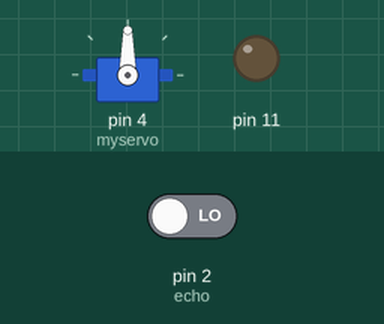
Bench run of a sketch on a simulated Arduino Uno, built with avr-gcc and run on an emulated ATmega328P. Shown: servo, output pins drawn as LEDs (lit = HIGH). The test bench sets the inputs (shaded band); at power-on: pin 2 (echo) LOW. Pins used as bus, display or sensor lines are not drawn.

Above: at 0.1 s.
At 1.1 s:
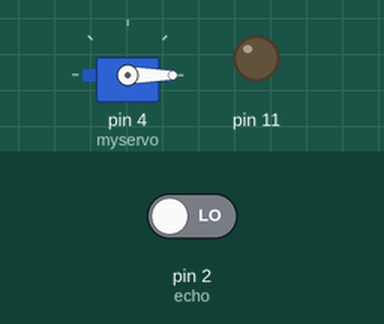
Timing chart, 0 to 2.6 s (numbered marks = the images above):
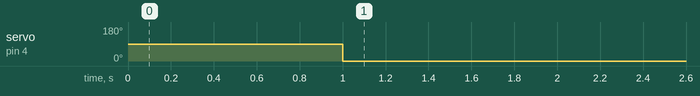

Measured:
- by itself, servo on pin 4 (myservo): 90° → 0° at 1.0 s

The sketch:

sketch_dec16a-smart_dustbin.ino
```cpp
#include <Servo.h>
int echo = 2;
int trig = 3;
int x; //open pos
int y; //close pos
long duration;
int distance;
Servo myservo;
int pos;

void setup() {
  pinMode(trig, OUTPUT);
  pinMode(echo, INPUT);
  pinMode(11, OUTPUT);
  Serial.begin(9600);
  myservo.attach(4);
}

void loop() {
  digitalWrite(trig, LOW);
  delayMicroseconds(2);
  digitalWrite(trig, HIGH);
  delayMicroseconds(10);

  duration = pulseIn(echo, HIGH);
  distance = duration * 0.00017;

  if (distance < 15) {
    myservo.write(x);
    //servo open
    delay(10000);
    //wait 10 seconds
    myservo.write(y);
    //servo close
  }
}
```
